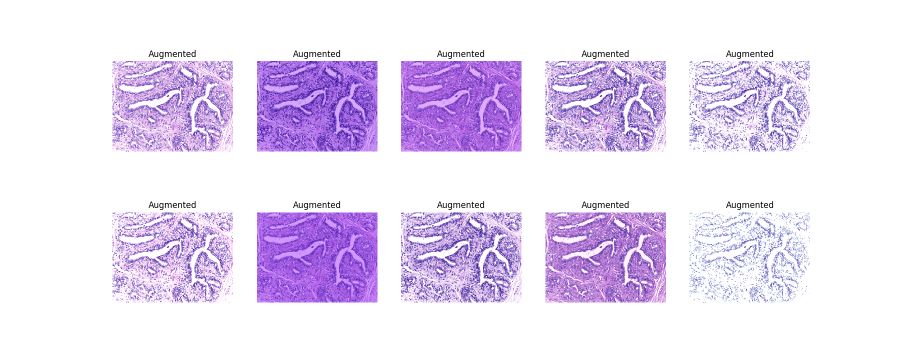
#> input picture BRIDGE_code/data_raw_preprocessing/StainTools/images/augment.png, 1800 x 720 px (shown at 1/2 size); its folder holds only this picture in this run
$ python -i deepzoom_tiler.py   (imports and definitions only)
#> lines starting #> are read from the running program, lines starting #| are printed output that depends on the picture
import json
from multiprocessing import Process, JoinableQueue
import argparse
import os
import re
import shutil
import sys
import glob
import numpy as np
import math
from unicodedata import normalize
from skimage import io
from skimage.color import rgb2hsv
from skimage.util import img_as_ubyte
from skimage import filters
from PIL import Image, ImageFilter, ImageStat

Image.MAX_IMAGE_PIXELS = None

import openslide
from openslide import open_slide, ImageSlide
from openslide.deepzoom import DeepZoomGenerator

VIEWER_SLIDE_NAME = 'slide'

class TileWorker(Process):
    """A child process that generates and writes tiles."""

    # [48 lines left out: functions __init__, run, _get_dz, not called in this run]


class DeepZoomImageTiler(object):
    """Handles generation of tiles and metadata for a single image."""

    # [9 lines left out: function __init__, not called in this run]

    def run(self):
        self._write_tiles()

    # [30 lines left out: functions _write_tiles, _tile_done, not called in this run]


class DeepZoomStaticTiler(object):
    """Handles generation of tiles and metadata for all images in a slide."""

    # [17 lines left out: function __init__, not called in this run]

    def run(self):
        self._run_image()
        self._shutdown()

    # [46 lines left out: functions _run_image, _url_for, _copydir, _slugify, _shutdown, not called in this run]

def nested_patches(img_slide, out_base, level=(0,), ext='jpeg'):
    print('\n Organizing patches')
    img_name = img_slide.split(os.sep)[-1].split('.')[0]
    img_class = img_slide.split(os.sep)[2]
    n_levels = len(glob.glob('WSI_temp_files/*'))
    bag_path = os.path.join(out_base, img_class, img_name)
    os.makedirs(bag_path, exist_ok=True)
    if len(level)==1:
        patches = glob.glob(os.path.join('WSI_temp_files', '*', '*.'+ext))
        for i, patch in enumerate(patches):
            patch_name = patch.split(os.sep)[-1]
            shutil.move(patch, os.path.join(bag_path, patch_name))
            sys.stdout.write('\r Patch [%d/%d]' % (i+1, len(patches)))
        print('Done.')
    else:
        level_factor = 2**int(level[1]-level[0])
        levels = [int(os.path.basename(i)) for i in glob.glob(os.path.join('WSI_temp_files', '*'))]
        levels.sort()
        low_patches = glob.glob(os.path.join('WSI_temp_files', str(levels[0]), '*.'+ext))
        for i, low_patch in enumerate(low_patches):
            low_patch_name = low_patch.split(os.sep)[-1]
            shutil.move(low_patch, os.path.join(bag_path, low_patch_name))
            low_patch_folder = low_patch_name.split('.')[0]
            high_patch_path = os.path.join(bag_path, low_patch_folder)
            os.makedirs(high_patch_path, exist_ok=True)
            low_x = int(low_patch_folder.split('_')[0])
            low_y = int(low_patch_folder.split('_')[1])
            high_x_list = list( range(low_x*level_factor, (low_x+1)*level_factor) )
            high_y_list = list( range(low_y*level_factor, (low_y+1)*level_factor) )
            for x_pos in high_x_list:
                for y_pos in high_y_list:
                    high_patch = glob.glob(os.path.join('WSI_temp_files', str(levels[1]), '{}_{}.'.format(x_pos, y_pos)+ext))
                    if len(high_patch)!=0:
                        high_patch = high_patch[0]
                        shutil.move(high_patch, os.path.join(bag_path, low_patch_folder, high_patch.split(os.sep)[-1]))
            try:
                os.rmdir(os.path.join(bag_path, low_patch_folder))
                os.remove(low_patch)
            except:
                pass
            sys.stdout.write('\r Patch [%d/%d]' % (i+1, len(low_patches)))
        print('Done.')

# [33 lines not run here, left out]

>>> import cv2
>>> picture = cv2.imread('../../data_raw_preprocessing/StainTools/images/augment.png', cv2.IMREAD_GRAYSCALE)
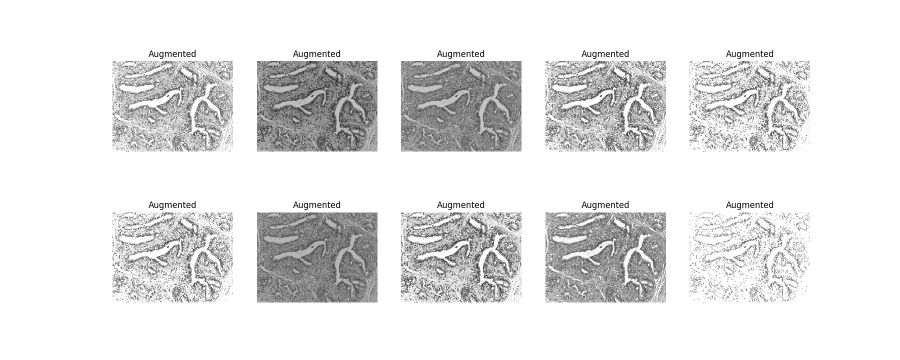
#> picture: shape (720, 1800) (shown at 1/2 size); min 0, max 255, mean 228.1
>>> result = nested_patches(picture, 'out.png')
#> (the run stopped early here; a loop or call above may not have finished)

$ run again, on BRIDGE_code/data_raw_preprocessing/StainTools/images/normalize_before.png
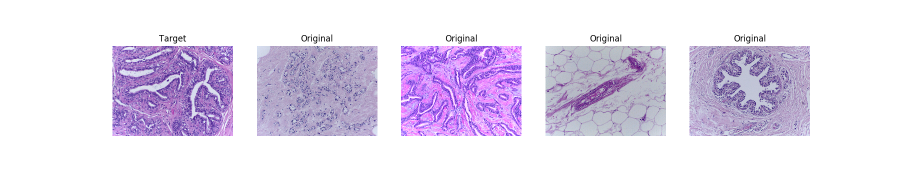
#> input picture BRIDGE_code/data_raw_preprocessing/StainTools/images/normalize_before.png, 1800 x 360 px (shown at 1/2 size)
#> `picture = cv2.imread('../../data_raw_preprocessing/StainTools/images/a..`:
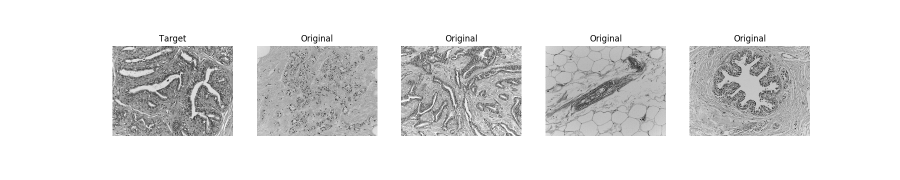
#> picture: shape (360, 1800) (shown at 1/2 size); min 0, max 255, mean 224.3
